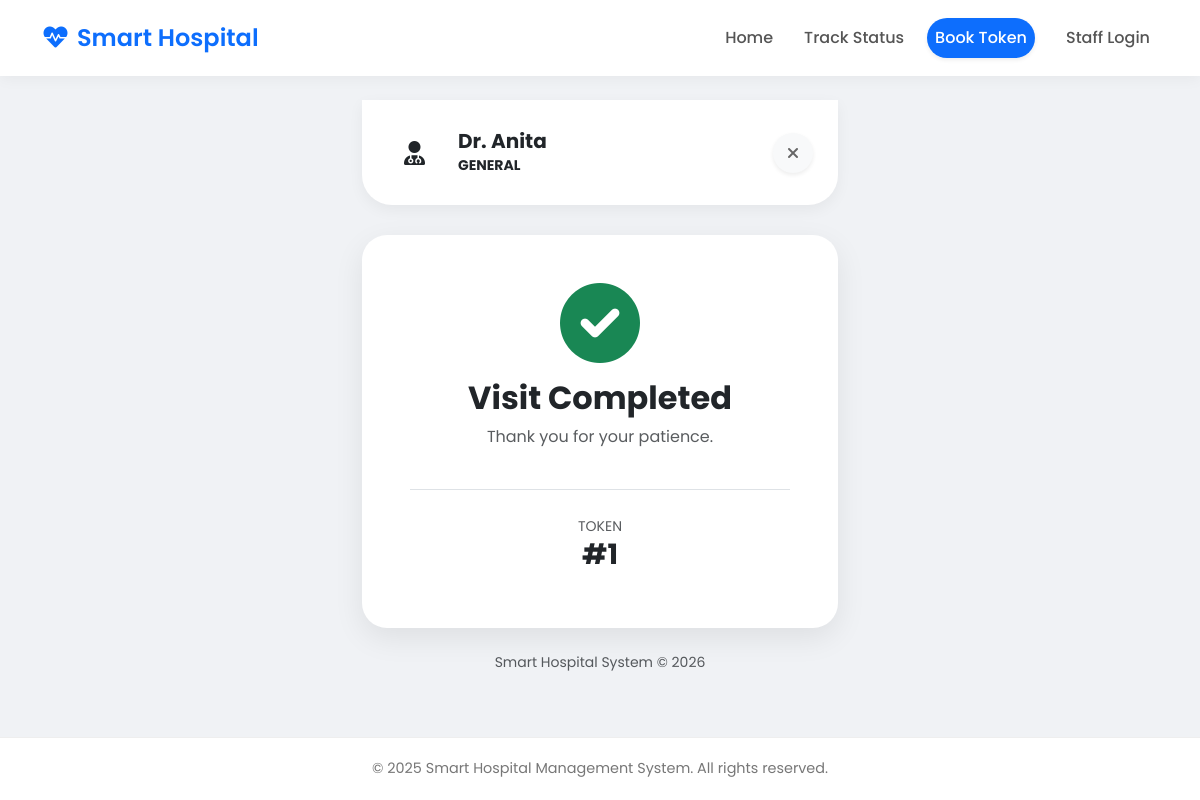
Page /live-status/5/ on the committed database.
### hospital/models.py (models this page shows, shortened)
class Doctor(models.Model):
    user = models.OneToOneField(User, on_delete=models.CASCADE)
    department = models.ForeignKey(Department, on_delete=models.CASCADE)
    avg_consultation_time = models.IntegerField(default=15)
    is_on_duty = models.BooleanField(default=False)

class Department(models.Model):
    name = models.CharField(max_length=100)

class Appointment(models.Model):
    STATUS_CHOICES = [
        ('waiting', 'Waiting'),
        ('in_consultation', 'In Consultation'),
        ('completed', 'Completed'),
        ('cancelled', 'Cancelled'),
    ]
    patient_name = models.CharField(max_length=100)
    patient_email = models.EmailField(null=True, blank=True)
    doctor = models.ForeignKey(Doctor, on_delete=models.CASCADE, related_name='appointments')
    booked_at = models.DateTimeField(auto_now_add=True)
    ticket_id = models.CharField(max_length=20, unique=True, blank=True)
    token_number = models.PositiveIntegerField(null=True, blank=True)
    status = models.CharField(max_length=20, choices=STATUS_CHOICES, default='waiting')
    estimated_start_time = models.DateTimeField(null=True, blank=True)
    actual_start_time = models.DateTimeField(null=True, blank=True)
    actual_end_time = models.DateTimeField(null=True, blank=True)

### hospital/views.py (the view)
# urls.py: path('live-status/<int:appointment_id>/', views.patient_live_status, name='patient_live_status'),
def patient_live_status(request, appointment_id):
    appointment = get_object_or_404(Appointment, id=appointment_id)
    doctor = appointment.doctor
    people_ahead = Appointment.objects.filter(
        doctor=doctor,
        status='waiting',
        token_number__lt=appointment.token_number
    ).count()
    estimated_wait_minutes = people_ahead * doctor.avg_consultation_time
    context = {
        'appointment': appointment,
        'doctor': doctor,
        'people_ahead': people_ahead,
        'estimated_wait_minutes': estimated_wait_minutes
    }
    return render(request, 'hospital/patient_live_status.html', context)

### hospital/templates/hospital/patient_live_status.html (shortened to what this page needs)
{% extends 'hospital/base.html' %}
{% block content %}
<div class="container py-0" style="max-width: 500px;">
    <div class="doctor-header d-flex align-items-center justify-content-between">
        <div class="d-flex align-items-center">
            <div id="dept-icon-box" class="accent-bg rounded-circle d-flex align-items-center justify-content-center me-3" style="width: 55px; height: 55px; font-size: 24px;">
                <i class="fas fa-user-md"></i>
            </div>
            <div>
                <h5 class="fw-bold mb-0 text-dark">Dr. {{ doctor.user.first_name }} {{ doctor.user.last_name }}</h5>
                <small class="text-accent fw-bold text-uppercase" id="dept-name-display">{{ doctor.department.name }}</small>
            </div>
        </div>
        <a href="{% url 'patient_dashboard' %}" class="btn-close-custom shadow-sm">
            <i class="fas fa-times"></i>
        </a>
    </div>
    {% if appointment.status == 'completed' %}
        <div class="card status-card mb-3 bg-white text-center p-5">
            <div class="mb-3 text-success">
                <i class="fas fa-check-circle fa-5x"></i>
            </div>
            <h2 class="fw-bold text-dark">Visit Completed</h2>
            <p class="text-muted">Thank you for your patience.</p>
            <div class="mt-4 pt-4 border-top">
                <small class="text-muted">TOKEN</small>
                <h3 class="fw-bold text-accent">#{{ appointment.token_number }}</h3>
            </div>
        </div>
    {% endif %}
    <div class="text-center text-muted small mt-4">
        Smart Hospital System © 2026
    </div>
</div>
{% endblock %}

### hospital/templates/hospital/base.html (style rules this page uses)
body { font-family: 'Poppins', sans-serif; background-color: #f0f2f5; min-height: 100vh; display: flex; flex-direction: column; }

### hospital/templates/hospital/patient_live_status.html (style rules this page uses)
.status-card { border: none; border-radius: 25px; box-shadow: 0 10px 30px rgba(0,0,0,0.08); overflow: hidden; transition: all 0.3s; }
.doctor-header { background: white; border-radius: 0 0 30px 30px; padding: 25px; box-shadow: 0 5px 15px rgba(0,0,0,0.05); margin-bottom: 30px; }
.btn-close-custom { width: 40px; height: 40px; border-radius: 50%; display: flex; align-items: center; justify-content: center; background: #f8f9fa; color: #666; text-decoration: none; }

### rows in the picture
Doctor: user.first_name "Anita", department.name "GENERAL"
Appointment: token_number "1"
